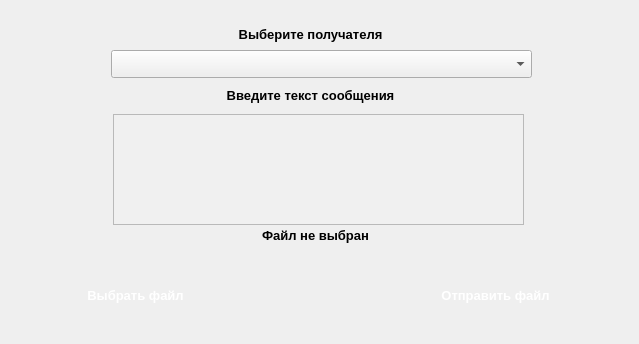
<?xml version="1.0" encoding="UTF-8"?>
<ui version="4.0">
 <class>SendEmailWindow</class>
 <widget class="QDialog" name="SendEmailWindow">
  <property name="geometry">
   <rect>
    <x>0</x>
    <y>0</y>
    <width>639</width>
    <height>344</height>
   </rect>
  </property>
  <property name="windowTitle">
   <string>Dialog</string>
  </property>
  <widget class="QLabel" name="fileLabel">
   <property name="geometry">
    <rect>
     <x>170</x>
     <y>220</y>
     <width>291</width>
     <height>31</height>
    </rect>
   </property>
   <property name="font">
    <font>
     <family>Segoe UI</family>
     <pointsize>10</pointsize>
     <bold>true</bold>
    </font>
   </property>
   <property name="text">
    <string>Файл не выбран</string>
   </property>
   <property name="alignment">
    <set>Qt::AlignmentFlag::AlignCenter</set>
   </property>
  </widget>
  <widget class="QPushButton" name="selectFileButton">
   <property name="geometry">
    <rect>
     <x>20</x>
     <y>270</y>
     <width>231</width>
     <height>51</height>
    </rect>
   </property>
   <property name="font">
    <font>
     <family>Segoe UI</family>
     <pointsize>10</pointsize>
     <bold>true</bold>
    </font>
   </property>
   <property name="styleSheet">
    <string notr="true">QPushButton {
    /* Исходный градиент: от тёмно-фиолетового (#4B0082) к пурпурному (#8B008B) */
    background: qlineargradient(x1:0, y1:0, x2:1, y2:1,
        stop:0 #4B0082, stop:1 #8B008B);
    color: white;
    border-radius: 20px;
    border: none;
    padding: 10px;
}

QPushButton:hover {
    /* Новый градиент: добавляем ярко-розовый (#FF00FF) */
    background: qlineargradient(x1:0, y1:0, x2:1, y2:1,
        stop:0 #FF00FF, stop:1 #8B008B);
}

QPushButton:pressed {
    /* При нажатии — более тёмный розовый (#CC00CC) */
    background: qlineargradient(x1:0, y1:0, x2:1, y2:1,
        stop:0 #CC00CC, stop:1 #6A006A);
}</string>
   </property>
   <property name="text">
    <string>Выбрать файл</string>
   </property>
  </widget>
  <widget class="QPushButton" name="sendButton">
   <property name="geometry">
    <rect>
     <x>380</x>
     <y>270</y>
     <width>231</width>
     <height>51</height>
    </rect>
   </property>
   <property name="font">
    <font>
     <family>Segoe UI</family>
     <pointsize>10</pointsize>
     <bold>true</bold>
    </font>
   </property>
   <property name="styleSheet">
    <string notr="true">QPushButton {
    /* Исходный градиент: от тёмно-фиолетового (#4B0082) к пурпурному (#8B008B) */
    background: qlineargradient(x1:0, y1:0, x2:1, y2:1,
        stop:0 #4B0082, stop:1 #8B008B);
    color: white;
    border-radius: 20px;
    border: none;
    padding: 10px;
}

QPushButton:hover {
    /* Новый градиент: добавляем ярко-розовый (#FF00FF) */
    background: qlineargradient(x1:0, y1:0, x2:1, y2:1,
        stop:0 #FF00FF, stop:1 #8B008B);
}

QPushButton:pressed {
    /* При нажатии — более тёмный розовый (#CC00CC) */
    background: qlineargradient(x1:0, y1:0, x2:1, y2:1,
        stop:0 #CC00CC, stop:1 #6A006A);
}</string>
   </property>
   <property name="text">
    <string>Отправить файл</string>
   </property>
  </widget>
  <widget class="QLabel" name="label">
   <property name="geometry">
    <rect>
     <x>180</x>
     <y>19</y>
     <width>261</width>
     <height>31</height>
    </rect>
   </property>
   <property name="font">
    <font>
     <family>Segoe UI</family>
     <pointsize>10</pointsize>
     <bold>true</bold>
    </font>
   </property>
   <property name="text">
    <string>Выберите получателя</string>
   </property>
   <property name="alignment">
    <set>Qt::AlignmentFlag::AlignCenter</set>
   </property>
  </widget>
  <widget class="QLabel" name="label_2">
   <property name="geometry">
    <rect>
     <x>180</x>
     <y>80</y>
     <width>261</width>
     <height>31</height>
    </rect>
   </property>
   <property name="font">
    <font>
     <family>Segoe UI</family>
     <pointsize>10</pointsize>
     <bold>true</bold>
    </font>
   </property>
   <property name="text">
    <string>Введите текст сообщения</string>
   </property>
   <property name="alignment">
    <set>Qt::AlignmentFlag::AlignCenter</set>
   </property>
  </widget>
  <widget class="QTextEdit" name="Text">
   <property name="geometry">
    <rect>
     <x>113</x>
     <y>114</y>
     <width>411</width>
     <height>111</height>
    </rect>
   </property>
   <property name="font">
    <font>
     <family>Roboto</family>
     <pointsize>9</pointsize>
     <bold>true</bold>
    </font>
   </property>
   <property name="styleSheet">
    <string notr="true">QTextEdit 
{
	background-color: #f0f0f0;
	color: #000000;
}</string>
   </property>
  </widget>
  <widget class="QComboBox" name="studentComboBox">
   <property name="geometry">
    <rect>
     <x>111</x>
     <y>50</y>
     <width>421</width>
     <height>28</height>
    </rect>
   </property>
  </widget>
 </widget>
 <resources/>
 <connections/>
</ui>
